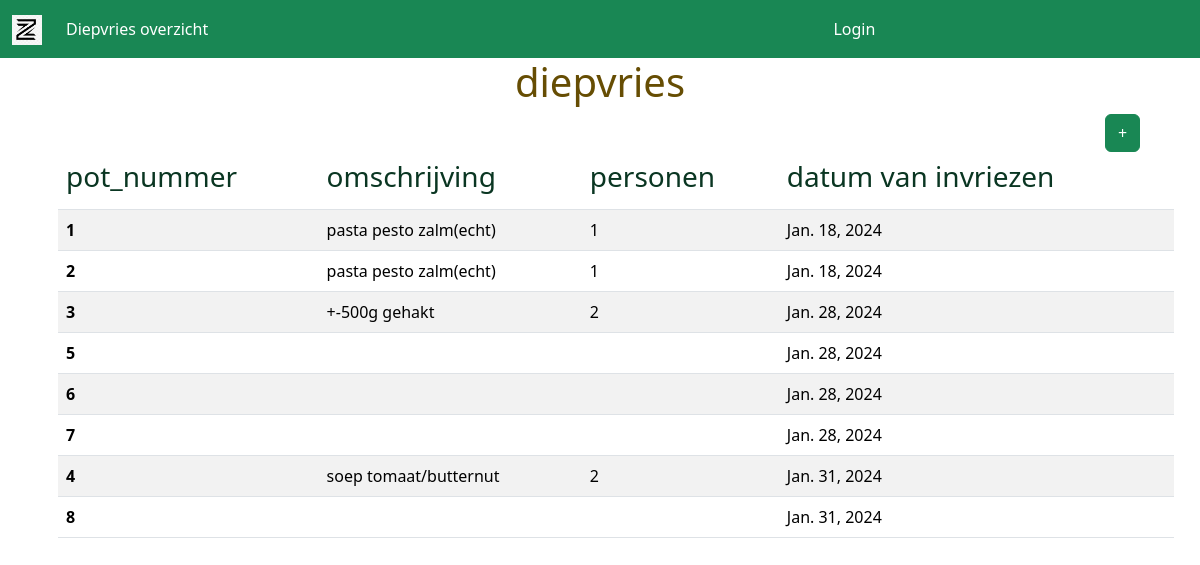
The app's page /main/diepvries/, older data.
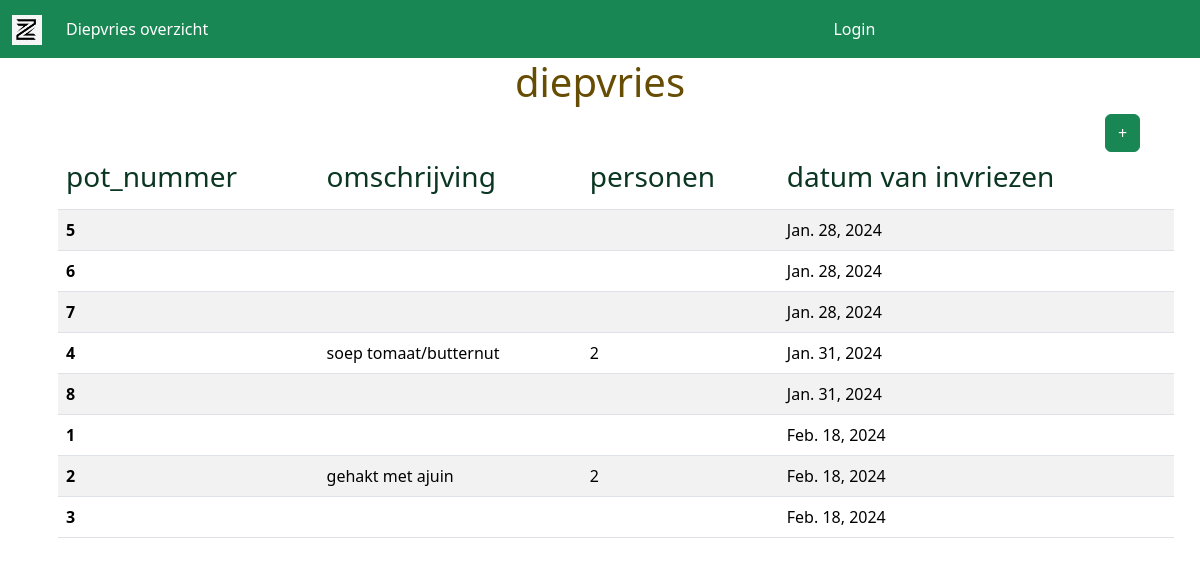
The same page, newer data.
### main/models.py (models this page shows)
class Diepvries(models.Model):
    pot_nummer = models.IntegerField(unique = True)
    omschrijving = models.CharField(max_length = 50)
    personen = models.CharField(max_length = 2)
    datum = models.DateField(auto_now = True)

### main/views.py (the view, shortened to what this page needs)
# urls.py: path("diepvries/", views.diepvries_page, name="diepvries"),
def diepvries_page(request):
    template = "main/diepvries.html"
    inhoud = Diepvries.objects.all().order_by("datum").values()
    context = {"inhoud":inhoud}
    return render(request=request, context=context, template_name=template)

### main/templates/main/diepvries.html (shortened to what this page needs)
{% extends "main/base.html" %}
{% block title %}
    <h1 class="text-center text-warning-emphasis">diepvries</h1>
{% endblock title %}
{% block precontent %}
    <div class="container text-center">
        <div class="row">
            <div class="col">
            </div>
            <div class="col">
            </div>
            <div class="col-1">
                <button type="button" class="btn btn-success" data-bs-toggle="modal" data-bs-target="#exampleModal">
                    +
                </button>
            </div>
        </div>
    </div>
{% endblock precontent %}
{% block content %}
<ul>
    <div class="container">
        <table class="table table-striped">
            <thead>
              <tr>
                <th scope="col"><h3 class="text-success-emphasis">pot_nummer</h3></th>
                <th scope="col"><h3 class="text-success-emphasis">omschrijving</h3></th>
                <th scope="col"><h3 class="text-success-emphasis">personen</h3></th>
                <th scope="col"><h3 class="text-success-emphasis">datum van invriezen</h3></th>
              </tr>
            </thead>
            <tbody>
                {% for x in inhoud %}
                <tr>
                    <th scope="row">{{x.pot_nummer}}</th>
                    <td>{{x.omschrijving}}</td>
                    <td>{{x.personen}}</td>
                    <td>{{x.datum}}</td>
                </tr>
                {% endfor %}
            </tbody>
          </table>
    </div>
</ul>
{% endblock content %}

### main/templates/main/base.html (shortened to what this page needs)
<!doctype html>
<html lang="en">
<head>
    {% include "main/base_head.html" %}
<body>
    <main>
        {% include "main/navbar.html" %}
        {% block title %}
        {% endblock title %}
        {% block precontent %}
        {% endblock precontent %}
        {% block content %}
        {% endblock content %}
    </main>
</body>
</html>

### main/templates/main/base_head.html (shortened to what this page needs)
{% load static %}
<link href="https://cdn.jsdelivr.net/npm/bootstrap@5.3.2/dist/css/bootstrap.min.css" rel="stylesheet">

### main/templates/main/navbar.html (shortened to what this page needs)
{% load static %}
<nav class="navbar navbar-expand-lg text-light bg-success">
    <div class="container-fluid">
        <a class="navbar-brand" href="{% url "main:home" %}">
            <img src="{% static 'Z-logo.png' %}" width="30" height="30">
        </a>
      <div class="collapse navbar-collapse" id="navbarSupportedContent">
        <ul class="navbar-nav me-auto mb-2 mb-lg-0">
          <li class="nav-item">
            <a class="nav-link text-white" href="{% url "main:diepvries" %}">Diepvries overzicht</a>
          </li>
        </ul>
      </div>
      <div class="collapse navbar-collapse" id="navbarSupportedContent">
        <ul class="navbar-nav me-auto mb-2 mb-lg-0">
            {% if user.is_authenticated == False %}
            <li class="nav-item">
              <a class="nav-link text-white" href="{% url "users:login" %}">Login</a>
            </li>
          {% endif %}
        </ul>
      </div>
    </div>
</nav>

Row changes from the older to the newer data that the page shows:
removed Diepvries: pot_nummer "2", omschrijving "pasta pesto zalm(echt)", personen "1", datum "Jan. 18, 2024"
changed Diepvries (number 6 of 8 on the later page): datum "Jan. 18, 2024" → "Feb. 18, 2024"; omschrijving "pasta pesto zalm(echt)" → (not shown); personen "1" → (not shown); moves down the list
added Diepvries: pot_nummer "2", omschrijving "gehakt met ajuin", personen "2", datum "Feb. 18, 2024"
changed Diepvries (number 8 of 8 on the later page): datum "Jan. 28, 2024" → "Feb. 18, 2024"; omschrijving "+-500g gehakt" → (not shown); personen "2" → (not shown); moves down the list
